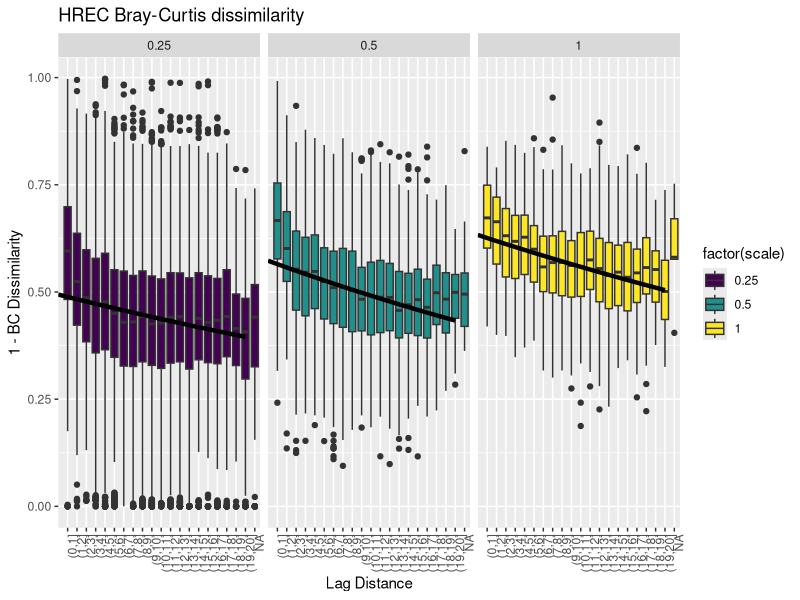
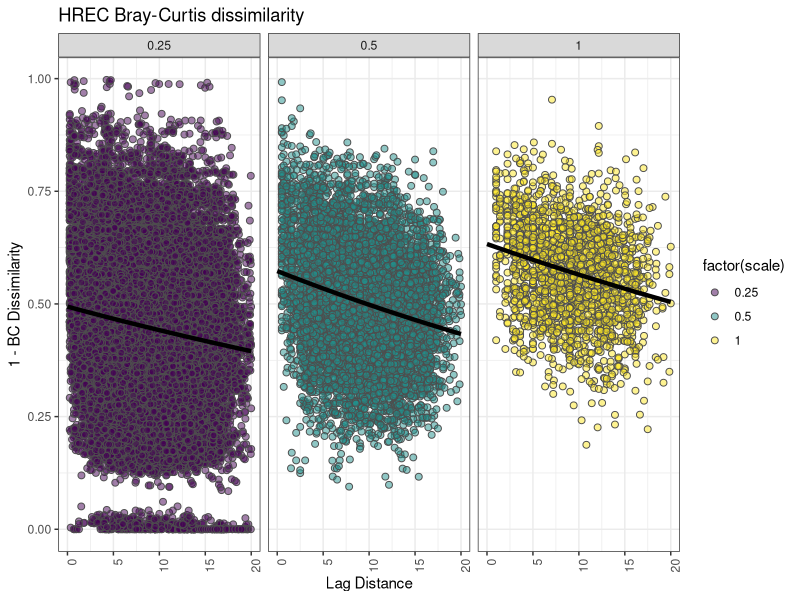
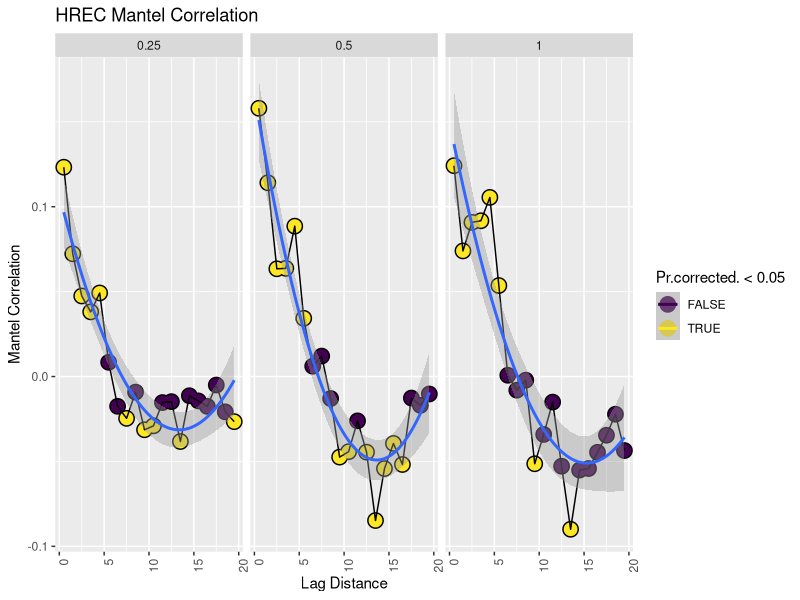
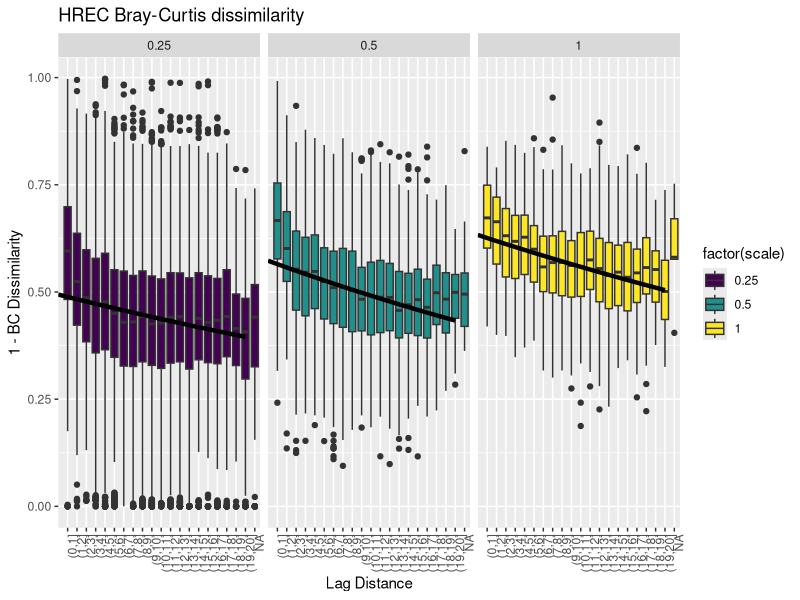
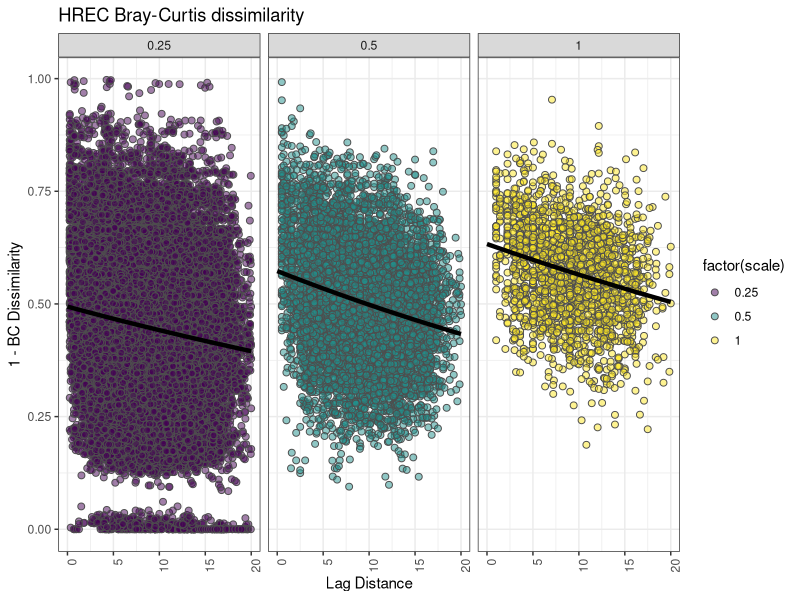
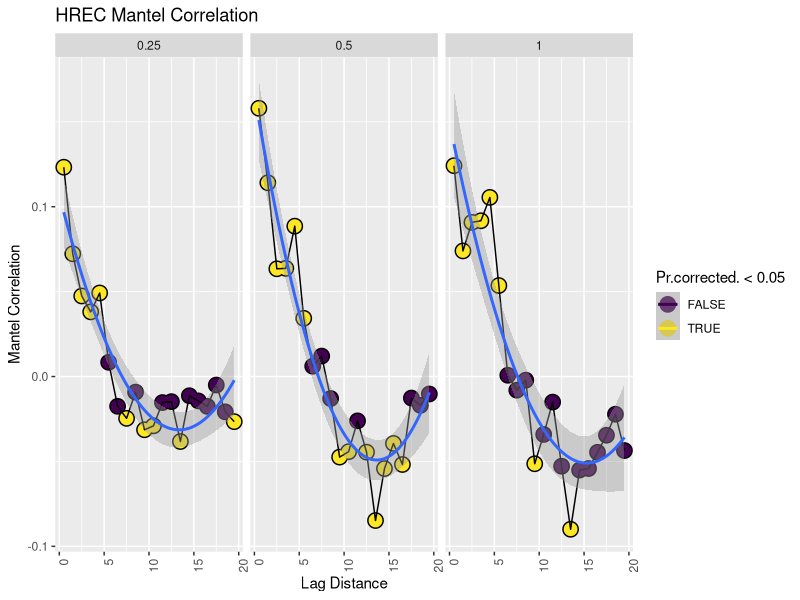

Recreate these plots in R, in order.
# Setting working directory:
setwd("~/Research Projects/Spatial Scaling")

# Calling necessary packages
library(vegan)
library(ggplot2)
library(viridis)

# Reading in cover data:
coverdata <- read.csv("HRECSpring2016Corrected.csv", stringsAsFactors = F)
head(coverdata)

# Reading in plot coordinates:
coords <- read.csv("Plot Coordinates.csv")
head(coords)

# Taking only portions of the cover dataset that contain percent cover estimates
coverdata <- coverdata[coverdata$SubplotRes < 2,]

coverdata[,8:(ncol(coverdata)-1)][coverdata[,8:(ncol(coverdata)-1)] == 1] <- ((0+1)/2)
coverdata[,8:(ncol(coverdata)-1)][coverdata[,8:(ncol(coverdata)-1)] == 2] <- ((1+5)/2)
coverdata[,8:(ncol(coverdata)-1)][coverdata[,8:(ncol(coverdata)-1)] == 3] <- ((5+25)/2)
coverdata[,8:(ncol(coverdata)-1)][coverdata[,8:(ncol(coverdata)-1)] == 4] <- ((25+50)/2)
coverdata[,8:(ncol(coverdata)-1)][coverdata[,8:(ncol(coverdata)-1)] == 5] <- ((50+75)/2)
coverdata[,8:(ncol(coverdata)-1)][coverdata[,8:(ncol(coverdata)-1)] == 6] <- ((75+95)/2)
coverdata[,8:(ncol(coverdata)-1)][coverdata[,8:(ncol(coverdata)-1)] == 7] <- ((95+100)/2)

# Establishing plot midpoints using coordinates
coords$xmid <- rowSums(coords[,6:9]) / 4
coords$ymid <- rowSums(coords[,10:13]) / 4

##### Generating betadisp ~ lag distance figures #####

scales <- c(.25,.5,1)
scaleval <- .25
counter <- 1
for( scaleval in scales){
  
  # Subsets for a given scale value
  coords.sample <- subset(coords,  scale == scaleval)
  cov.sample <- subset(coverdata, SubplotRes == scaleval)
  
  # Renames columns for merge
  plotdat <- cbind(cov.sample, coords.sample[, 14:15])
  plotdat[is.na(plotdat)] <- 0
  
  vd <- 1- vegdist(plotdat[,9:ncol(cov.sample)], na.rm=T, method="bray")
  xy <- dist(plotdat[,c((ncol(plotdat)-1) : ncol(plotdat))])
  
  if(counter == 1){
  
    betadat <- data.frame(dissimilarity = c(vd),
                          coord = c(xy),
                          scale = rep(scaleval, length(vd)),
                          site = rep(unique(plotdat$Site), length(vd))
                          )
    
  }
  if(counter > 1){
    
    betadat <- rbind(betadat,
                    data.frame(dissimilarity = c(vd),
                               coord = c(xy),
                               scale = rep(scaleval, length(vd)),
                               site = rep(unique(plotdat$Site), length(vd)))
                    )
    
  }
  counter <- counter + 1
}


############## Predicted values for GGplot ###################

#Distance-dissimilarity following Millar et al. (2011) was fit using 
m1 <- glm( dissimilarity ~ coord, data=betadat[betadat$scale == 1,], family = binomial(link="log"))

m2 <- glm( dissimilarity ~ coord, data=betadat[betadat$scale == .5,], family = binomial(link="log"))

m3 <- glm( dissimilarity ~ coord, data=betadat[betadat$scale == .25,], family = binomial(link="log"))

xval <- 20

predval <- c(predict(m1, newdata = data.frame(coord = seq(0,xval, by=.25))),
             predict(m2, newdata = data.frame(coord = seq(0,xval, by=.25))),
             predict(m3, newdata = data.frame(coord = seq(0,xval, by=.25))))

predval <- exp(predval)

predicted.data <- data.frame(dissimilarity = predval,
                             coord = rep(seq(0,xval, by=.25), 3),
                             scale = c(rep(1,length(seq(0,xval, by=.25))),
                                       rep(.5,length(seq(0,xval, by=.25))),
                                       rep(.25,length(seq(0,xval, by=.25)))),
                             site = rep(unique(betadat$site), length(predval)))

#### Plotting Data ####

p1 <- ggplot(aes(x= coord, 
                 y= dissimilarity, 
                 fill=factor(scale)), 
             data=betadat)
p1 +
  geom_boxplot(aes(x=cut(coord,seq(0, 20, by=1)))) +
  ggtitle(paste(unique(betadat$site), "Bray-Curtis dissimilarity")) +
  xlab("Lag Distance") +
  ylab("1 - BC Dissimilarity") +
  facet_wrap(~scale) +
  theme(axis.text.x = element_text(angle = 90, hjust = 1)) +
  scale_fill_viridis(discrete=T) +
  # GLM estimation:
  geom_line(data=predicted.data, color="black", size=1.5)

ggsave(paste(unique(betadat$site), "Bray-Curtis dissimilarity boxplot.jpeg"),
       height = 8,
       width = 16)


p2 <- ggplot(aes(x= coord, 
                 y= dissimilarity,
                 fill=factor(scale)), 
             data=betadat)

p2 +
  theme_bw() +
  geom_point(size=2, pch=21, color="gray30")+
  ggtitle(paste(unique(betadat$site), "Bray-Curtis dissimilarity")) +
  xlab("Lag Distance") +
  ylab("1 - BC Dissimilarity") +
  facet_wrap(~scale) +
  theme(axis.text.x = element_text(angle = 90, hjust = 1)) +
  scale_fill_viridis(discrete=T, alpha = .5, option="viridis") + 
  xlim(0,xval)+
  # GLM estimation:
  geom_line(data=predicted.data, color="black", size=1.5)

ggsave(paste(unique(betadat$site), "Bray-Curtis dissimilarity points.jpeg"),
       height = 8,
       width = 16)

# Mantel Tests

scales <- c(.25,.5,1)

for( scaleval in scales){
  
  # Subsets for a given scale value
  coords.sample <- subset(coords,  scale == scaleval)
  cov.sample <- subset(coverdata, SubplotRes == scaleval)
  
  # Renames columns for merge
  plotdat <- cbind(cov.sample, coords.sample[, 14:15])
  plotdat[is.na(plotdat)] <- 0
  
  vd <- vegdist(plotdat[,9:ncol(cov.sample)], na.rm=T, method="bray")
  xy <- dist(plotdat[,c((ncol(plotdat)-1) : ncol(plotdat))])
  
  if(scaleval == scales[1]){
    
    mtest <- mantel.correlog(D.eco = vd, 
                             D.geo = xy, 
                             break.pts = seq(0, 20, by=1), 
                             cutoff = F)
    mandat <- data.frame(mtest$mantel.res, 
                         scale=rep(scaleval, mtest$n.class),
                         site = rep(unique(plotdat$Site), mtest$n.class)
    )
    
  }else{
    mtest <- mantel.correlog(D.eco = vd, 
                             D.geo = xy, 
                             break.pts = seq(0, 20, by=1), 
                             cutoff = F)
    
    mandat <- rbind(mandat,
                    data.frame(mtest$mantel.res, 
                         scale=rep(scaleval, mtest$n.class),
                         site = rep(unique(plotdat$Site), mtest$n.class)
                         ))
    
  }
  
}


p1 <- ggplot(aes(x= class.index, 
                 y= Mantel.cor, 
                 color=Pr.corrected. < .05), 
             data=mandat)

p1 +
  geom_point( size=5, aes(color=NULL))+
  geom_point( size=4)+
  geom_line(aes(color = NULL)) + 
  geom_smooth(method=lm, formula = y ~ x + I(x^2), aes(color = NULL))+
  ggtitle(paste(unique(mandat$site), "Mantel Correlation")) +
  xlab("Lag Distance") +
  ylab("Mantel Correlation") +
  facet_wrap(~scale) +
  theme(axis.text.x = element_text(angle = 90, hjust = 1)) + 
  scale_color_viridis(discrete = T)

ggsave(paste(unique(mandat$site), "Mantel Correlation.jpeg"),
       height = 8,
       width = 16)


